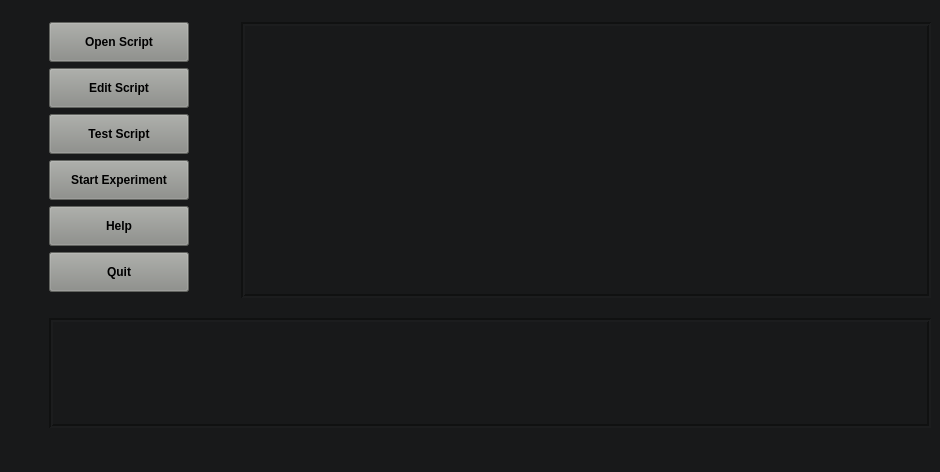
<?xml version="1.0" encoding="UTF-8"?>
<ui version="4.0">
 <class>MainWindow</class>
 <widget class="QMainWindow" name="MainWindow">
  <property name="geometry">
   <rect>
    <x>0</x>
    <y>0</y>
    <width>940</width>
    <height>472</height>
   </rect>
  </property>
  <property name="sizePolicy">
   <sizepolicy hsizetype="Expanding" vsizetype="Expanding">
    <horstretch>0</horstretch>
    <verstretch>0</verstretch>
   </sizepolicy>
  </property>
  <property name="font">
   <font>
    <family>Arial</family>
    <weight>75</weight>
    <bold>true</bold>
   </font>
  </property>
  <property name="windowTitle">
   <string>Atomize - Split your spectrometer apart!</string>
  </property>
  <property name="styleSheet">
   <string notr="true">background-color: rgb(24,25,26);</string>
  </property>
  <widget class="QWidget" name="centralwidget">
   <layout class="QGridLayout" name="gridLayout">
    <item row="1" column="1">
     <widget class="QPushButton" name="button_open">
      <property name="sizePolicy">
       <sizepolicy hsizetype="Minimum" vsizetype="Fixed">
        <horstretch>0</horstretch>
        <verstretch>0</verstretch>
       </sizepolicy>
      </property>
      <property name="minimumSize">
       <size>
        <width>140</width>
        <height>40</height>
       </size>
      </property>
      <property name="font">
       <font>
        <weight>75</weight>
        <bold>true</bold>
       </font>
      </property>
      <property name="styleSheet">
       <string notr="true">background-color: rgb(136, 138, 133);</string>
      </property>
      <property name="text">
       <string>Open Script</string>
      </property>
     </widget>
    </item>
    <item row="2" column="1">
     <widget class="QPushButton" name="button_edit">
      <property name="minimumSize">
       <size>
        <width>120</width>
        <height>40</height>
       </size>
      </property>
      <property name="font">
       <font>
        <weight>75</weight>
        <bold>true</bold>
       </font>
      </property>
      <property name="styleSheet">
       <string notr="true">background-color: rgb(136, 138, 133);</string>
      </property>
      <property name="text">
       <string>Edit Script</string>
      </property>
     </widget>
    </item>
    <item row="4" column="1">
     <widget class="QPushButton" name="button_start">
      <property name="minimumSize">
       <size>
        <width>130</width>
        <height>40</height>
       </size>
      </property>
      <property name="font">
       <font>
        <weight>75</weight>
        <bold>true</bold>
       </font>
      </property>
      <property name="styleSheet">
       <string notr="true">background-color: rgb(136, 138, 133);</string>
      </property>
      <property name="text">
       <string>Start Experiment</string>
      </property>
     </widget>
    </item>
    <item row="7" column="1">
     <spacer name="verticalSpacer">
      <property name="orientation">
       <enum>Qt::Vertical</enum>
      </property>
      <property name="sizeHint" stdset="0">
       <size>
        <width>20</width>
        <height>56</height>
       </size>
      </property>
     </spacer>
    </item>
    <item row="5" column="1">
     <widget class="QPushButton" name="button_help">
      <property name="minimumSize">
       <size>
        <width>0</width>
        <height>40</height>
       </size>
      </property>
      <property name="font">
       <font>
        <weight>75</weight>
        <bold>true</bold>
       </font>
      </property>
      <property name="styleSheet">
       <string notr="true">background-color: rgb(136, 138, 133);</string>
      </property>
      <property name="text">
       <string>Help</string>
      </property>
     </widget>
    </item>
    <item row="8" column="1">
     <spacer name="verticalSpacer_3">
      <property name="orientation">
       <enum>Qt::Vertical</enum>
      </property>
      <property name="sizeHint" stdset="0">
       <size>
        <width>20</width>
        <height>40</height>
       </size>
      </property>
     </spacer>
    </item>
    <item row="3" column="1">
     <widget class="QPushButton" name="button_test">
      <property name="minimumSize">
       <size>
        <width>0</width>
        <height>40</height>
       </size>
      </property>
      <property name="font">
       <font>
        <weight>75</weight>
        <bold>true</bold>
       </font>
      </property>
      <property name="styleSheet">
       <string notr="true">background-color: rgb(136, 138, 133);</string>
      </property>
      <property name="text">
       <string>Test Script</string>
      </property>
     </widget>
    </item>
    <item row="0" column="1">
     <spacer name="verticalSpacer_6">
      <property name="orientation">
       <enum>Qt::Vertical</enum>
      </property>
      <property name="sizeHint" stdset="0">
       <size>
        <width>20</width>
        <height>40</height>
       </size>
      </property>
     </spacer>
    </item>
    <item row="9" column="0">
     <spacer name="horizontalSpacer_3">
      <property name="orientation">
       <enum>Qt::Horizontal</enum>
      </property>
      <property name="sizeHint" stdset="0">
       <size>
        <width>40</width>
        <height>20</height>
       </size>
      </property>
     </spacer>
    </item>
    <item row="10" column="1">
     <spacer name="verticalSpacer_2">
      <property name="orientation">
       <enum>Qt::Vertical</enum>
      </property>
      <property name="sizeHint" stdset="0">
       <size>
        <width>20</width>
        <height>40</height>
       </size>
      </property>
     </spacer>
    </item>
    <item row="9" column="1" colspan="3">
     <widget class="QPlainTextEdit" name="text_errors">
      <property name="minimumSize">
       <size>
        <width>0</width>
        <height>110</height>
       </size>
      </property>
      <property name="font">
       <font>
        <family>Arial</family>
        <pointsize>9</pointsize>
        <weight>75</weight>
        <bold>true</bold>
       </font>
      </property>
      <property name="mouseTracking">
       <bool>false</bool>
      </property>
      <property name="focusPolicy">
       <enum>Qt::StrongFocus</enum>
      </property>
      <property name="contextMenuPolicy">
       <enum>Qt::CustomContextMenu</enum>
      </property>
      <property name="styleSheet">
       <string notr="true"/>
      </property>
      <property name="frameShape">
       <enum>QFrame::Box</enum>
      </property>
      <property name="frameShadow">
       <enum>QFrame::Sunken</enum>
      </property>
      <property name="lineWidth">
       <number>2</number>
      </property>
      <property name="verticalScrollBarPolicy">
       <enum>Qt::ScrollBarAsNeeded</enum>
      </property>
      <property name="sizeAdjustPolicy">
       <enum>QAbstractScrollArea::AdjustToContentsOnFirstShow</enum>
      </property>
      <property name="readOnly">
       <bool>true</bool>
      </property>
     </widget>
    </item>
    <item row="1" column="0">
     <spacer name="horizontalSpacer_2">
      <property name="orientation">
       <enum>Qt::Horizontal</enum>
      </property>
      <property name="sizeHint" stdset="0">
       <size>
        <width>40</width>
        <height>20</height>
       </size>
      </property>
     </spacer>
    </item>
    <item row="1" column="2">
     <spacer name="horizontalSpacer">
      <property name="orientation">
       <enum>Qt::Horizontal</enum>
      </property>
      <property name="sizeHint" stdset="0">
       <size>
        <width>40</width>
        <height>20</height>
       </size>
      </property>
     </spacer>
    </item>
    <item row="6" column="1">
     <widget class="QPushButton" name="button_quit">
      <property name="minimumSize">
       <size>
        <width>0</width>
        <height>40</height>
       </size>
      </property>
      <property name="font">
       <font>
        <weight>75</weight>
        <bold>true</bold>
       </font>
      </property>
      <property name="styleSheet">
       <string notr="true">background-color: rgb(136, 138, 133);</string>
      </property>
      <property name="text">
       <string>Quit</string>
      </property>
     </widget>
    </item>
    <item row="1" column="3" rowspan="7">
     <widget class="CodeEditor" name="textEdit">
      <property name="sizePolicy">
       <sizepolicy hsizetype="Expanding" vsizetype="Expanding">
        <horstretch>100</horstretch>
        <verstretch>100</verstretch>
       </sizepolicy>
      </property>
      <property name="font">
       <font>
        <family>Arial</family>
        <pointsize>11</pointsize>
        <weight>75</weight>
        <bold>true</bold>
       </font>
      </property>
      <property name="focusPolicy">
       <enum>Qt::WheelFocus</enum>
      </property>
      <property name="autoFillBackground">
       <bool>false</bool>
      </property>
      <property name="styleSheet">
       <string notr="true"/>
      </property>
      <property name="frameShape">
       <enum>QFrame::Box</enum>
      </property>
      <property name="frameShadow">
       <enum>QFrame::Sunken</enum>
      </property>
      <property name="lineWidth">
       <number>2</number>
      </property>
      <property name="midLineWidth">
       <number>0</number>
      </property>
      <property name="verticalScrollBarPolicy">
       <enum>Qt::ScrollBarAsNeeded</enum>
      </property>
      <property name="horizontalScrollBarPolicy">
       <enum>Qt::ScrollBarAsNeeded</enum>
      </property>
      <property name="sizeAdjustPolicy">
       <enum>QAbstractScrollArea::AdjustToContents</enum>
      </property>
     </widget>
    </item>
   </layout>
  </widget>
  <widget class="QStatusBar" name="statusbar"/>
  <widget class="QMenuBar" name="menubar">
   <property name="geometry">
    <rect>
     <x>0</x>
     <y>0</y>
     <width>940</width>
     <height>22</height>
    </rect>
   </property>
  </widget>
 </widget>
 <customwidgets>
  <customwidget>
   <class>CodeEditor</class>
   <extends>QPlainTextEdit</extends>
   <header location="global">codeeditor.h</header>
  </customwidget>
 </customwidgets>
 <resources/>
 <connections/>
</ui>
